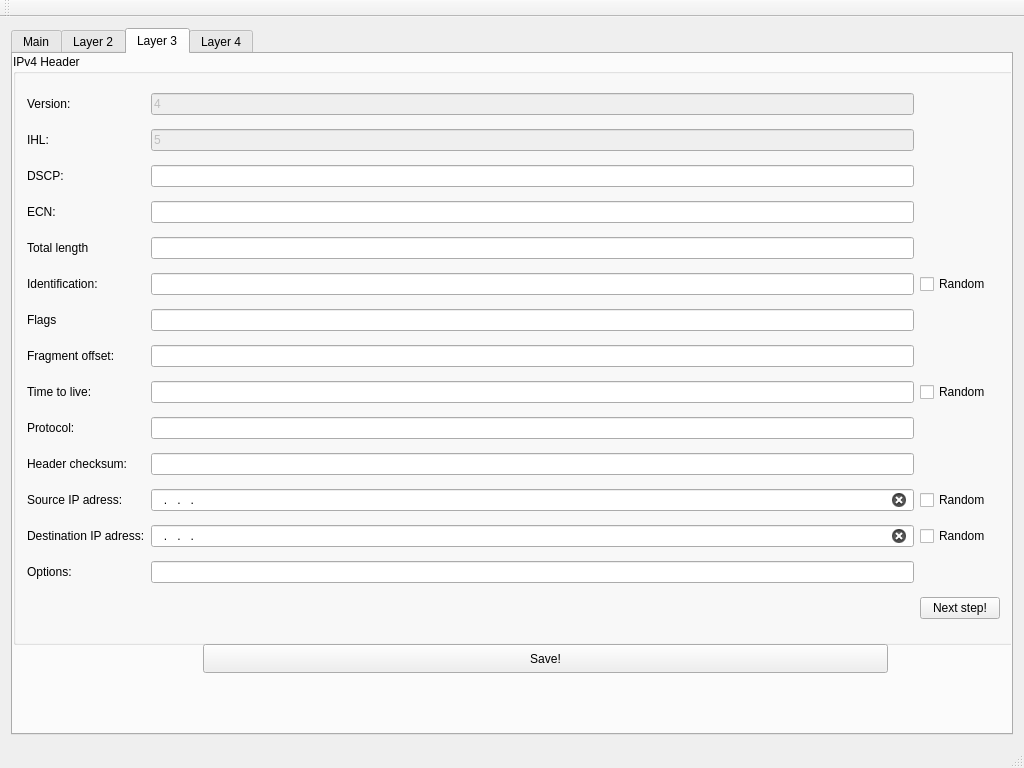
<?xml version="1.0" encoding="UTF-8"?>
<ui version="4.0">
 <class>MainWindow</class>
 <widget class="QMainWindow" name="MainWindow">
  <property name="geometry">
   <rect>
    <x>0</x>
    <y>0</y>
    <width>1024</width>
    <height>768</height>
   </rect>
  </property>
  <property name="minimumSize">
   <size>
    <width>640</width>
    <height>480</height>
   </size>
  </property>
  <property name="baseSize">
   <size>
    <width>1280</width>
    <height>1024</height>
   </size>
  </property>
  <property name="windowTitle">
   <string>Packet-generator</string>
  </property>
  <widget class="QWidget" name="centralWidget">
   <layout class="QGridLayout" name="gridLayout">
    <item row="0" column="1">
     <widget class="QTabWidget" name="tabWidget">
      <property name="font">
       <font>
        <italic>false</italic>
        <strikeout>false</strikeout>
       </font>
      </property>
      <property name="tabShape">
       <enum>QTabWidget::Rounded</enum>
      </property>
      <property name="currentIndex">
       <number>2</number>
      </property>
      <property name="documentMode">
       <bool>false</bool>
      </property>
      <property name="tabsClosable">
       <bool>false</bool>
      </property>
      <property name="movable">
       <bool>false</bool>
      </property>
      <widget class="QWidget" name="Main">
       <property name="accessibleName">
        <string>Main</string>
       </property>
       <attribute name="title">
        <string>Main</string>
       </attribute>
       <widget class="QGroupBox" name="groupBox_3">
        <property name="geometry">
         <rect>
          <x>-40</x>
          <y>0</y>
          <width>1001</width>
          <height>651</height>
         </rect>
        </property>
        <property name="title">
         <string/>
        </property>
        <widget class="QPushButton" name="SendButton">
         <property name="geometry">
          <rect>
           <x>750</x>
           <y>210</y>
           <width>85</width>
           <height>27</height>
          </rect>
         </property>
         <property name="text">
          <string>Send</string>
         </property>
        </widget>
        <widget class="QListView" name="SendList">
         <property name="geometry">
          <rect>
           <x>70</x>
           <y>30</y>
           <width>256</width>
           <height>192</height>
          </rect>
         </property>
        </widget>
       </widget>
      </widget>
      <widget class="QWidget" name="Layer2">
       <attribute name="title">
        <string>Layer 2</string>
       </attribute>
       <widget class="QGroupBox" name="groupBox_layer2">
        <property name="geometry">
         <rect>
          <x>0</x>
          <y>0</y>
          <width>1001</width>
          <height>461</height>
         </rect>
        </property>
        <property name="title">
         <string>Ethernet Header</string>
        </property>
        <layout class="QGridLayout" name="gridLayout_2">
         <item row="5" column="1">
          <widget class="QLineEdit" name="lineEdit_eth_dest_mac">
           <property name="inputMask">
            <string>HH:HH:HH:HH:HH:HH;_</string>
           </property>
           <property name="clearButtonEnabled">
            <bool>true</bool>
           </property>
          </widget>
         </item>
         <item row="1" column="0">
          <widget class="QLabel" name="label_eth_sfd">
           <property name="text">
            <string>SFD:</string>
           </property>
          </widget>
         </item>
         <item row="14" column="1">
          <widget class="QLineEdit" name="lineEdit_eth_crc">
           <property name="readOnly">
            <bool>true</bool>
           </property>
          </widget>
         </item>
         <item row="0" column="1">
          <widget class="QLineEdit" name="lineEdit_eth_preamble">
           <property name="enabled">
            <bool>false</bool>
           </property>
           <property name="text">
            <string>AAAAAAAA</string>
           </property>
           <property name="readOnly">
            <bool>true</bool>
           </property>
           <property name="clearButtonEnabled">
            <bool>false</bool>
           </property>
          </widget>
         </item>
         <item row="11" column="0" colspan="3">
          <widget class="Line" name="line_2">
           <property name="sizePolicy">
            <sizepolicy hsizetype="Minimum" vsizetype="Fixed">
             <horstretch>0</horstretch>
             <verstretch>0</verstretch>
            </sizepolicy>
           </property>
           <property name="lineWidth">
            <number>2</number>
           </property>
           <property name="orientation">
            <enum>Qt::Horizontal</enum>
           </property>
          </widget>
         </item>
         <item row="12" column="0">
          <widget class="QLabel" name="label_eth_frame_type">
           <property name="text">
            <string>Frame type:</string>
           </property>
          </widget>
         </item>
         <item row="5" column="2">
          <widget class="QCheckBox" name="checkBox_eth_rand_dest_mac">
           <property name="text">
            <string>Random</string>
           </property>
          </widget>
         </item>
         <item row="9" column="1">
          <widget class="QLineEdit" name="lineEdit_eth_dei">
           <property name="enabled">
            <bool>false</bool>
           </property>
           <property name="inputMethodHints">
            <set>Qt::ImhDigitsOnly</set>
           </property>
           <property name="clearButtonEnabled">
            <bool>true</bool>
           </property>
          </widget>
         </item>
         <item row="8" column="1">
          <widget class="QLineEdit" name="lineEdit_eth_pcp">
           <property name="enabled">
            <bool>false</bool>
           </property>
           <property name="inputMethodHints">
            <set>Qt::ImhDigitsOnly</set>
           </property>
           <property name="clearButtonEnabled">
            <bool>true</bool>
           </property>
          </widget>
         </item>
         <item row="9" column="2">
          <widget class="QCheckBox" name="checkBox_eth_rand_dei">
           <property name="enabled">
            <bool>false</bool>
           </property>
           <property name="text">
            <string>Random</string>
           </property>
          </widget>
         </item>
         <item row="2" column="1">
          <widget class="QLineEdit" name="lineEdit_eth_src_mac">
           <property name="inputMask">
            <string>HH:HH:HH:HH:HH:HH;_</string>
           </property>
           <property name="placeholderText">
            <string>Type source MAC address here...</string>
           </property>
           <property name="clearButtonEnabled">
            <bool>true</bool>
           </property>
          </widget>
         </item>
         <item row="10" column="2">
          <widget class="QCheckBox" name="checkBox_eth_rand_vid">
           <property name="enabled">
            <bool>false</bool>
           </property>
           <property name="text">
            <string>Random</string>
           </property>
          </widget>
         </item>
         <item row="2" column="2">
          <widget class="QCheckBox" name="checkBox_eth_rand_src_mac">
           <property name="text">
            <string>Random</string>
           </property>
          </widget>
         </item>
         <item row="6" column="0" colspan="3">
          <widget class="Line" name="line">
           <property name="lineWidth">
            <number>2</number>
           </property>
           <property name="orientation">
            <enum>Qt::Horizontal</enum>
           </property>
          </widget>
         </item>
         <item row="10" column="1">
          <widget class="QLineEdit" name="lineEdit_eth_vid">
           <property name="enabled">
            <bool>false</bool>
           </property>
           <property name="inputMethodHints">
            <set>Qt::ImhDigitsOnly</set>
           </property>
           <property name="clearButtonEnabled">
            <bool>true</bool>
           </property>
          </widget>
         </item>
         <item row="7" column="0">
          <widget class="QCheckBox" name="checkBox_eth_vlan">
           <property name="text">
            <string>VLAN (802.1Q frame)?</string>
           </property>
          </widget>
         </item>
         <item row="0" column="0">
          <widget class="QLabel" name="label_eth_preamble">
           <property name="text">
            <string>Preamble:</string>
           </property>
          </widget>
         </item>
         <item row="14" column="0">
          <widget class="QLabel" name="label_eth_crc">
           <property name="text">
            <string>CRC:</string>
           </property>
          </widget>
         </item>
         <item row="10" column="0">
          <widget class="QLabel" name="label_eth_vid">
           <property name="text">
            <string>VID:</string>
           </property>
          </widget>
         </item>
         <item row="5" column="0">
          <widget class="QLabel" name="label_eth_dest_mac">
           <property name="text">
            <string>Destination MAC:</string>
           </property>
          </widget>
         </item>
         <item row="2" column="0">
          <widget class="QLabel" name="label_eth_src_mac">
           <property name="text">
            <string>Source MAC:</string>
           </property>
          </widget>
         </item>
         <item row="13" column="1">
          <widget class="QLineEdit" name="lineEdit_eth_data">
           <property name="readOnly">
            <bool>true</bool>
           </property>
          </widget>
         </item>
         <item row="9" column="0">
          <widget class="QLabel" name="label_eth_dei">
           <property name="text">
            <string>DEI:</string>
           </property>
          </widget>
         </item>
         <item row="13" column="0">
          <widget class="QLabel" name="label_eth_data">
           <property name="text">
            <string>Data:</string>
           </property>
          </widget>
         </item>
         <item row="12" column="1">
          <widget class="QLineEdit" name="lineEdit_eth_frame_type">
           <property name="enabled">
            <bool>false</bool>
           </property>
           <property name="text">
            <string>0x806</string>
           </property>
           <property name="readOnly">
            <bool>true</bool>
           </property>
          </widget>
         </item>
         <item row="8" column="0">
          <widget class="QLabel" name="label_eth_pcp">
           <property name="text">
            <string>PCP:</string>
           </property>
          </widget>
         </item>
         <item row="8" column="2">
          <widget class="QCheckBox" name="checkBox_eth_rand_pcp">
           <property name="enabled">
            <bool>false</bool>
           </property>
           <property name="text">
            <string>Random</string>
           </property>
          </widget>
         </item>
         <item row="1" column="2">
          <spacer name="horizontalSpacer_16">
           <property name="orientation">
            <enum>Qt::Horizontal</enum>
           </property>
           <property name="sizeHint" stdset="0">
            <size>
             <width>40</width>
             <height>20</height>
            </size>
           </property>
          </spacer>
         </item>
         <item row="0" column="2">
          <spacer name="horizontalSpacer_15">
           <property name="orientation">
            <enum>Qt::Horizontal</enum>
           </property>
           <property name="sizeHint" stdset="0">
            <size>
             <width>40</width>
             <height>20</height>
            </size>
           </property>
          </spacer>
         </item>
         <item row="1" column="1">
          <widget class="QLineEdit" name="lineEdit_eth_sfd">
           <property name="enabled">
            <bool>false</bool>
           </property>
           <property name="acceptDrops">
            <bool>true</bool>
           </property>
           <property name="autoFillBackground">
            <bool>false</bool>
           </property>
           <property name="text">
            <string>AB</string>
           </property>
           <property name="readOnly">
            <bool>true</bool>
           </property>
           <property name="placeholderText">
            <string/>
           </property>
           <property name="clearButtonEnabled">
            <bool>false</bool>
           </property>
          </widget>
         </item>
        </layout>
       </widget>
       <widget class="QPushButton" name="SaveL2Button">
        <property name="geometry">
         <rect>
          <x>300</x>
          <y>470</y>
          <width>403</width>
          <height>71</height>
         </rect>
        </property>
        <property name="text">
         <string>Save</string>
        </property>
       </widget>
      </widget>
      <widget class="QWidget" name="Layer3">
       <attribute name="title">
        <string>Layer 3</string>
       </attribute>
       <widget class="QGroupBox" name="groupBox_layer3">
        <property name="geometry">
         <rect>
          <x>0</x>
          <y>0</y>
          <width>1001</width>
          <height>591</height>
         </rect>
        </property>
        <property name="inputMethodHints">
         <set>Qt::ImhNone</set>
        </property>
        <property name="title">
         <string>IPv4 Header</string>
        </property>
        <layout class="QGridLayout" name="gridLayout_4">
         <item row="8" column="1">
          <widget class="QLineEdit" name="lineEdit_ip_ttl">
           <property name="inputMethodHints">
            <set>Qt::ImhDigitsOnly</set>
           </property>
           <property name="inputMask">
            <string>ddd</string>
           </property>
           <property name="clearButtonEnabled">
            <bool>true</bool>
           </property>
          </widget>
         </item>
         <item row="4" column="0">
          <widget class="QLabel" name="label_ip_total_length">
           <property name="text">
            <string>Total length</string>
           </property>
          </widget>
         </item>
         <item row="4" column="1">
          <widget class="QLineEdit" name="lineEdit_ip_total_length">
           <property name="inputMethodHints">
            <set>Qt::ImhDigitsOnly</set>
           </property>
           <property name="clearButtonEnabled">
            <bool>true</bool>
           </property>
          </widget>
         </item>
         <item row="6" column="0">
          <widget class="QLabel" name="label_ip_flags">
           <property name="text">
            <string>Flags</string>
           </property>
          </widget>
         </item>
         <item row="12" column="0">
          <widget class="QLabel" name="label_ip_dest_ip">
           <property name="text">
            <string>Destination IP adress:</string>
           </property>
          </widget>
         </item>
         <item row="7" column="0">
          <widget class="QLabel" name="label_ip_frag_offset">
           <property name="text">
            <string>Fragment offset:</string>
           </property>
          </widget>
         </item>
         <item row="2" column="0">
          <widget class="QLabel" name="label_ip_dscp">
           <property name="text">
            <string>DSCP:</string>
           </property>
          </widget>
         </item>
         <item row="1" column="0">
          <widget class="QLabel" name="label_ip_ihl">
           <property name="text">
            <string>IHL:</string>
           </property>
          </widget>
         </item>
         <item row="7" column="1">
          <widget class="QLineEdit" name="lineEdit_ip_offset">
           <property name="inputMethodHints">
            <set>Qt::ImhDigitsOnly</set>
           </property>
           <property name="inputMask">
            <string>dddd</string>
           </property>
           <property name="clearButtonEnabled">
            <bool>true</bool>
           </property>
          </widget>
         </item>
         <item row="1" column="1">
          <widget class="QLineEdit" name="lineEdit_ip_ihl">
           <property name="enabled">
            <bool>false</bool>
           </property>
           <property name="toolTip">
            <string>&lt;html&gt;&lt;head/&gt;&lt;body&gt;&lt;p align=&quot;justify&quot;&gt;The second field (4 bits) is the Internet Header Length (IHL), which is the number of 32-bit words in the header. Since an IPv4 header may contain a variable number of options, this field specifies the size of the header (this also coincides with the offset to the data). The minimum value for this field is 5 (RFC 791), which is a length of 5×32 = 160 bits = 20 bytes. Being a 4-bit value, the maximum length is 15 words (15×32 bits) or 480 bits = 60 bytes&lt;/p&gt;&lt;/body&gt;&lt;/html&gt;</string>
           </property>
           <property name="statusTip">
            <string>The second field (4 bits) is the Internet Header Length (IHL), which is the number of 32-bit words in the header. Since an IPv4 header may contain a variable number of options, this field specifies the size of the header (this also coincides with the offset to the data). The minimum value for this field is 5 (RFC 791), which is a length of 5×32 = 160 bits = 20 bytes. Being a 4-bit value, the maximum length is 15 words (15×32 bits) or 480 bits = 60 bytes</string>
           </property>
           <property name="text">
            <string>5</string>
           </property>
          </widget>
         </item>
         <item row="9" column="0">
          <widget class="QLabel" name="label_ip_protocol">
           <property name="text">
            <string>Protocol:</string>
           </property>
          </widget>
         </item>
         <item row="0" column="0">
          <widget class="QLabel" name="label_ip_version">
           <property name="text">
            <string>Version:</string>
           </property>
          </widget>
         </item>
         <item row="13" column="0">
          <widget class="QLabel" name="label_ip_options">
           <property name="text">
            <string>Options:</string>
           </property>
          </widget>
         </item>
         <item row="13" column="1">
          <widget class="QLineEdit" name="lineEdit_ip_options">
           <property name="clearButtonEnabled">
            <bool>true</bool>
           </property>
          </widget>
         </item>
         <item row="8" column="0">
          <widget class="QLabel" name="label_ip_ttl">
           <property name="text">
            <string>Time to live:</string>
           </property>
          </widget>
         </item>
         <item row="9" column="1">
          <widget class="QLineEdit" name="lineEdit_ip_protocol">
           <property name="inputMask">
            <string>ddd</string>
           </property>
           <property name="clearButtonEnabled">
            <bool>true</bool>
           </property>
          </widget>
         </item>
         <item row="5" column="0">
          <widget class="QLabel" name="label_ip_id">
           <property name="text">
            <string>Identification:</string>
           </property>
          </widget>
         </item>
         <item row="0" column="1">
          <widget class="QLineEdit" name="lineEdit_ip_version">
           <property name="enabled">
            <bool>false</bool>
           </property>
           <property name="toolTip">
            <string>&lt;html&gt;&lt;head/&gt;&lt;body&gt;&lt;p align=&quot;justify&quot;&gt;The first heder field in an IP packet is the four-bit version filed. For IPv4, this has a value of 4 (hence the name IPv4).&lt;/p&gt;&lt;/body&gt;&lt;/html&gt;</string>
           </property>
           <property name="statusTip">
            <string>The first heder field in an IP packet is the four-bit version filed. For IPv4, this has a value of 4 (hence the name IPv4).</string>
           </property>
           <property name="text">
            <string>4</string>
           </property>
           <property name="readOnly">
            <bool>true</bool>
           </property>
          </widget>
         </item>
         <item row="3" column="0">
          <widget class="QLabel" name="label_ip_ecn">
           <property name="text">
            <string>ECN:</string>
           </property>
          </widget>
         </item>
         <item row="5" column="2">
          <widget class="QCheckBox" name="checkBox_ip_rand_id">
           <property name="text">
            <string>Random</string>
           </property>
          </widget>
         </item>
         <item row="11" column="2">
          <widget class="QCheckBox" name="checkBox_ip_rand_src_ip">
           <property name="text">
            <string>Random</string>
           </property>
          </widget>
         </item>
         <item row="11" column="1">
          <widget class="QLineEdit" name="lineEdit_ip_src_ip">
           <property name="inputMask">
            <string>000.000.000.000</string>
           </property>
           <property name="clearButtonEnabled">
            <bool>true</bool>
           </property>
          </widget>
         </item>
         <item row="8" column="2">
          <widget class="QCheckBox" name="checkBox_ip_rand_ttl">
           <property name="text">
            <string>Random</string>
           </property>
          </widget>
         </item>
         <item row="10" column="1">
          <widget class="QLineEdit" name="lineEdit_ip_checksum">
           <property name="clearButtonEnabled">
            <bool>true</bool>
           </property>
          </widget>
         </item>
         <item row="6" column="1">
          <widget class="QLineEdit" name="lineEdit_ip_flags">
           <property name="inputMask">
            <string>d</string>
           </property>
           <property name="clearButtonEnabled">
            <bool>true</bool>
           </property>
          </widget>
         </item>
         <item row="3" column="1">
          <widget class="QLineEdit" name="lineEdit_ip_ecn">
           <property name="enabled">
            <bool>true</bool>
           </property>
           <property name="toolTip">
            <string>&lt;html&gt;&lt;head/&gt;&lt;body&gt;&lt;p&gt;This field is defined in RFC
3168 and allows end-to-end notification of network congestion without dropping packets. &lt;/p&gt;
&lt;p align=&quot;justify&quot;&gt;ECN is an optional feature that is only
used when both endpoints support it and are willing to use it. It is only effective when supported by the underlying network.&lt;/p&gt;&lt;/body&gt;&lt;/html&gt;</string>
           </property>
           <property name="statusTip">
            <string>This field is defined in RFC 3168 and allows end-to-end notification of network congestion without dropping packets. ECN is an optional feature that is only used when both endpoints support it and are willing to use it. It is only effective when supported by the underlying network</string>
           </property>
           <property name="inputMethodHints">
            <set>Qt::ImhDigitsOnly</set>
           </property>
           <property name="inputMask">
            <string>d</string>
           </property>
           <property name="clearButtonEnabled">
            <bool>true</bool>
           </property>
          </widget>
         </item>
         <item row="2" column="1">
          <widget class="QLineEdit" name="lineEdit_ip_dscp">
           <property name="toolTip">
            <string>&lt;html&gt;&lt;head/&gt;&lt;body&gt;&lt;p align=&quot;justify&quot;&gt;Originally defined as the Type of service (ToS) field. This field is now defined by RFC 2474 for Differentiated services (DiffServ). New technologies are emerging that require real-time data streaming and therefore make use of the DSCP field. An example is Voice over IP (VoIP), which is used for interactive data voice exchange.&lt;/p&gt;&lt;/body&gt;&lt;/html&gt;</string>
           </property>
           <property name="statusTip">
            <string>Originally defined as the Type of service (ToS) field. This field is now defined by RFC 2474 for Differentiated services (DiffServ). New technologies are emerging that require real-time data streaming and therefore make use of the DSCP field. An example is Voice over IP (VoIP), which is used for interactive data voice exchange.</string>
           </property>
           <property name="whatsThis">
            <string extracomment="DSCP field."/>
           </property>
           <property name="accessibleDescription">
            <string/>
           </property>
           <property name="inputMethodHints">
            <set>Qt::ImhDigitsOnly</set>
           </property>
           <property name="inputMask">
            <string extracomment="Value range 0-64.">dd</string>
           </property>
           <property name="clearButtonEnabled">
            <bool>true</bool>
           </property>
          </widget>
         </item>
         <item row="12" column="1">
          <widget class="QLineEdit" name="lineEdit_ip_dest_ip">
           <property name="inputMask">
            <string>000.000.000.000</string>
           </property>
           <property name="clearButtonEnabled">
            <bool>true</bool>
           </property>
          </widget>
         </item>
         <item row="5" column="1">
          <widget class="QLineEdit" name="lineEdit_ip_id">
           <property name="inputMethodHints">
            <set>Qt::ImhDigitsOnly</set>
           </property>
           <property name="clearButtonEnabled">
            <bool>true</bool>
           </property>
          </widget>
         </item>
         <item row="12" column="2">
          <widget class="QCheckBox" name="checkBox_ip_rand_dest_ip">
           <property name="text">
            <string>Random</string>
           </property>
          </widget>
         </item>
         <item row="10" column="0">
          <widget class="QLabel" name="label_ip_checksum">
           <property name="text">
            <string>Header checksum:</string>
           </property>
          </widget>
         </item>
         <item row="11" column="0">
          <widget class="QLabel" name="label_ip_src_ip">
           <property name="text">
            <string>Source IP adress:</string>
           </property>
          </widget>
         </item>
         <item row="14" column="2">
          <widget class="QPushButton" name="pushButton_4">
           <property name="text">
            <string>Next step!</string>
           </property>
          </widget>
         </item>
        </layout>
       </widget>
       <widget class="QPushButton" name="SaveL3Button">
        <property name="geometry">
         <rect>
          <x>190</x>
          <y>590</y>
          <width>685</width>
          <height>29</height>
         </rect>
        </property>
        <property name="text">
         <string>Save!</string>
        </property>
       </widget>
      </widget>
      <widget class="QWidget" name="Layer4">
       <attribute name="title">
        <string>Layer 4</string>
       </attribute>
       <widget class="QGroupBox" name="groupBox_layer4">
        <property name="geometry">
         <rect>
          <x>0</x>
          <y>0</y>
          <width>204</width>
          <height>92</height>
         </rect>
        </property>
        <property name="title">
         <string>TCP/UDP Header</string>
        </property>
        <layout class="QGridLayout" name="gridLayout_3">
         <item row="0" column="0">
          <widget class="QCheckBox" name="checkBox">
           <property name="text">
            <string>CheckBox</string>
           </property>
          </widget>
         </item>
         <item row="1" column="0">
          <widget class="QGroupBox" name="groupBox">
           <property name="title">
            <string>TCP</string>
           </property>
          </widget>
         </item>
         <item row="0" column="1">
          <widget class="QCheckBox" name="checkBox_2">
           <property name="text">
            <string>CheckBox</string>
           </property>
          </widget>
         </item>
         <item row="1" column="1">
          <widget class="QGroupBox" name="groupBox_2">
           <property name="title">
            <string>UDP</string>
           </property>
          </widget>
         </item>
        </layout>
       </widget>
      </widget>
     </widget>
    </item>
   </layout>
  </widget>
  <widget class="QMenuBar" name="menuBar">
   <property name="geometry">
    <rect>
     <x>0</x>
     <y>0</y>
     <width>1024</width>
     <height>23</height>
    </rect>
   </property>
  </widget>
  <widget class="QToolBar" name="mainToolBar">
   <attribute name="toolBarArea">
    <enum>TopToolBarArea</enum>
   </attribute>
   <attribute name="toolBarBreak">
    <bool>false</bool>
   </attribute>
  </widget>
  <widget class="QStatusBar" name="statusBar"/>
 </widget>
 <layoutdefault spacing="6" margin="11"/>
 <tabstops>
  <tabstop>tabWidget</tabstop>
  <tabstop>lineEdit_eth_preamble</tabstop>
  <tabstop>lineEdit_eth_sfd</tabstop>
  <tabstop>lineEdit_eth_src_mac</tabstop>
  <tabstop>lineEdit_eth_dest_mac</tabstop>
  <tabstop>checkBox_eth_rand_src_mac</tabstop>
  <tabstop>checkBox_eth_rand_dest_mac</tabstop>
  <tabstop>checkBox_eth_vlan</tabstop>
  <tabstop>lineEdit_eth_pcp</tabstop>
  <tabstop>checkBox_eth_rand_pcp</tabstop>
  <tabstop>lineEdit_eth_dei</tabstop>
  <tabstop>checkBox_eth_rand_dei</tabstop>
  <tabstop>lineEdit_eth_vid</tabstop>
  <tabstop>checkBox_eth_rand_vid</tabstop>
  <tabstop>lineEdit_eth_frame_type</tabstop>
  <tabstop>lineEdit_eth_data</tabstop>
  <tabstop>lineEdit_eth_crc</tabstop>
  <tabstop>lineEdit_ip_version</tabstop>
  <tabstop>lineEdit_ip_ihl</tabstop>
  <tabstop>lineEdit_ip_dscp</tabstop>
  <tabstop>lineEdit_ip_ecn</tabstop>
  <tabstop>lineEdit_ip_total_length</tabstop>
  <tabstop>lineEdit_ip_id</tabstop>
  <tabstop>checkBox_ip_rand_id</tabstop>
  <tabstop>lineEdit_ip_flags</tabstop>
  <tabstop>lineEdit_ip_offset</tabstop>
  <tabstop>lineEdit_ip_ttl</tabstop>
  <tabstop>checkBox_ip_rand_ttl</tabstop>
  <tabstop>lineEdit_ip_protocol</tabstop>
  <tabstop>lineEdit_ip_checksum</tabstop>
  <tabstop>lineEdit_ip_src_ip</tabstop>
  <tabstop>checkBox_ip_rand_src_ip</tabstop>
  <tabstop>lineEdit_ip_dest_ip</tabstop>
  <tabstop>checkBox_ip_rand_dest_ip</tabstop>
  <tabstop>lineEdit_ip_options</tabstop>
  <tabstop>pushButton_4</tabstop>
  <tabstop>checkBox_2</tabstop>
  <tabstop>checkBox</tabstop>
 </tabstops>
 <resources/>
 <connections>
  <connection>
   <sender>checkBox_eth_vlan</sender>
   <signal>toggled(bool)</signal>
   <receiver>lineEdit_eth_vid</receiver>
   <slot>setEnabled(bool)</slot>
   <hints>
    <hint type="sourcelabel">
     <x>168</x>
     <y>317</y>
    </hint>
    <hint type="destinationlabel">
     <x>450</x>
     <y>422</y>
    </hint>
   </hints>
  </connection>
  <connection>
   <sender>checkBox_eth_vlan</sender>
   <signal>toggled(bool)</signal>
   <receiver>lineEdit_eth_pcp</receiver>
   <slot>setEnabled(bool)</slot>
   <hints>
    <hint type="sourcelabel">
     <x>126</x>
     <y>317</y>
    </hint>
    <hint type="destinationlabel">
     <x>466</x>
     <y>352</y>
    </hint>
   </hints>
  </connection>
  <connection>
   <sender>checkBox_eth_vlan</sender>
   <signal>toggled(bool)</signal>
   <receiver>lineEdit_eth_dei</receiver>
   <slot>setEnabled(bool)</slot>
   <hints>
    <hint type="sourcelabel">
     <x>147</x>
     <y>317</y>
    </hint>
    <hint type="destinationlabel">
     <x>450</x>
     <y>387</y>
    </hint>
   </hints>
  </connection>
  <connection>
   <sender>checkBox_eth_vlan</sender>
   <signal>toggled(bool)</signal>
   <receiver>checkBox_eth_rand_pcp</receiver>
   <slot>setEnabled(bool)</slot>
   <hints>
    <hint type="sourcelabel">
     <x>207</x>
     <y>317</y>
    </hint>
    <hint type="destinationlabel">
     <x>999</x>
     <y>351</y>
    </hint>
   </hints>
  </connection>
  <connection>
   <sender>checkBox_eth_vlan</sender>
   <signal>toggled(bool)</signal>
   <receiver>checkBox_eth_rand_dei</receiver>
   <slot>setEnabled(bool)</slot>
   <hints>
    <hint type="sourcelabel">
     <x>184</x>
     <y>317</y>
    </hint>
    <hint type="destinationlabel">
     <x>999</x>
     <y>386</y>
    </hint>
   </hints>
  </connection>
  <connection>
   <sender>checkBox_eth_vlan</sender>
   <signal>toggled(bool)</signal>
   <receiver>checkBox_eth_rand_vid</receiver>
   <slot>setEnabled(bool)</slot>
   <hints>
    <hint type="sourcelabel">
     <x>100</x>
     <y>317</y>
    </hint>
    <hint type="destinationlabel">
     <x>999</x>
     <y>421</y>
    </hint>
   </hints>
  </connection>
  <connection>
   <sender>checkBox_eth_rand_src_mac</sender>
   <signal>toggled(bool)</signal>
   <receiver>lineEdit_eth_src_mac</receiver>
   <slot>setDisabled(bool)</slot>
   <hints>
    <hint type="sourcelabel">
     <x>999</x>
     <y>236</y>
    </hint>
    <hint type="destinationlabel">
     <x>619</x>
     <y>237</y>
    </hint>
   </hints>
  </connection>
  <connection>
   <sender>checkBox_eth_rand_dest_mac</sender>
   <signal>toggled(bool)</signal>
   <receiver>lineEdit_eth_dest_mac</receiver>
   <slot>setDisabled(bool)</slot>
   <hints>
    <hint type="sourcelabel">
     <x>999</x>
     <y>271</y>
    </hint>
    <hint type="destinationlabel">
     <x>619</x>
     <y>272</y>
    </hint>
   </hints>
  </connection>
  <connection>
   <sender>checkBox_ip_rand_id</sender>
   <signal>toggled(bool)</signal>
   <receiver>lineEdit_ip_id</receiver>
   <slot>setDisabled(bool)</slot>
   <hints>
    <hint type="sourcelabel">
     <x>999</x>
     <y>341</y>
    </hint>
    <hint type="destinationlabel">
     <x>890</x>
     <y>342</y>
    </hint>
   </hints>
  </connection>
  <connection>
   <sender>checkBox_ip_rand_ttl</sender>
   <signal>toggled(bool)</signal>
   <receiver>lineEdit_ip_ttl</receiver>
   <slot>setDisabled(bool)</slot>
   <hints>
    <hint type="sourcelabel">
     <x>958</x>
     <y>426</y>
    </hint>
    <hint type="destinationlabel">
     <x>890</x>
     <y>447</y>
    </hint>
   </hints>
  </connection>
  <connection>
   <sender>checkBox_ip_rand_src_ip</sender>
   <signal>toggled(bool)</signal>
   <receiver>lineEdit_ip_src_ip</receiver>
   <slot>setDisabled(bool)</slot>
   <hints>
    <hint type="sourcelabel">
     <x>950</x>
     <y>535</y>
    </hint>
    <hint type="destinationlabel">
     <x>884</x>
     <y>535</y>
    </hint>
   </hints>
  </connection>
  <connection>
   <sender>checkBox_ip_rand_dest_ip</sender>
   <signal>toggled(bool)</signal>
   <receiver>lineEdit_ip_dest_ip</receiver>
   <slot>setDisabled(bool)</slot>
   <hints>
    <hint type="sourcelabel">
     <x>939</x>
     <y>568</y>
    </hint>
    <hint type="destinationlabel">
     <x>864</x>
     <y>572</y>
    </hint>
   </hints>
  </connection>
  <connection>
   <sender>checkBox_eth_rand_vid</sender>
   <signal>toggled(bool)</signal>
   <receiver>lineEdit_eth_vid</receiver>
   <slot>setDisabled(bool)</slot>
   <hints>
    <hint type="sourcelabel">
     <x>999</x>
     <y>421</y>
    </hint>
    <hint type="destinationlabel">
     <x>619</x>
     <y>422</y>
    </hint>
   </hints>
  </connection>
  <connection>
   <sender>checkBox_eth_rand_dei</sender>
   <signal>toggled(bool)</signal>
   <receiver>lineEdit_eth_dei</receiver>
   <slot>setDisabled(bool)</slot>
   <hints>
    <hint type="sourcelabel">
     <x>999</x>
     <y>386</y>
    </hint>
    <hint type="destinationlabel">
     <x>619</x>
     <y>387</y>
    </hint>
   </hints>
  </connection>
  <connection>
   <sender>checkBox_eth_rand_pcp</sender>
   <signal>toggled(bool)</signal>
   <receiver>lineEdit_eth_pcp</receiver>
   <slot>setDisabled(bool)</slot>
   <hints>
    <hint type="sourcelabel">
     <x>999</x>
     <y>351</y>
    </hint>
    <hint type="destinationlabel">
     <x>619</x>
     <y>352</y>
    </hint>
   </hints>
  </connection>
 </connections>
</ui>
